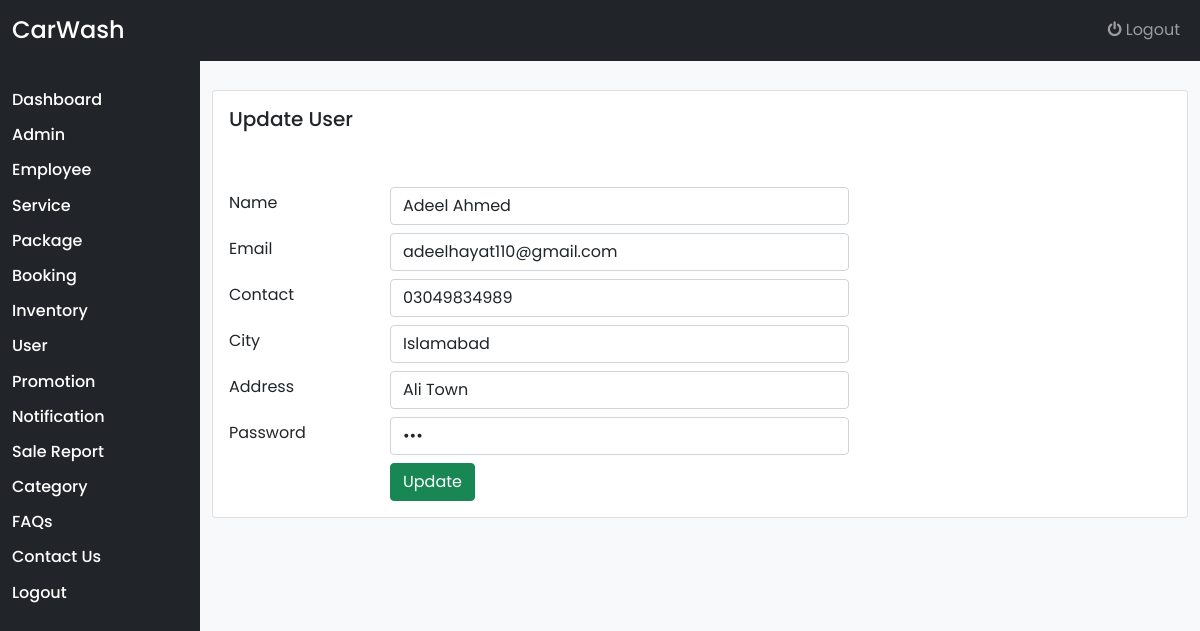
/admin/update_user.php?id=1 (signed in), run on an earlier commit of the app's database.
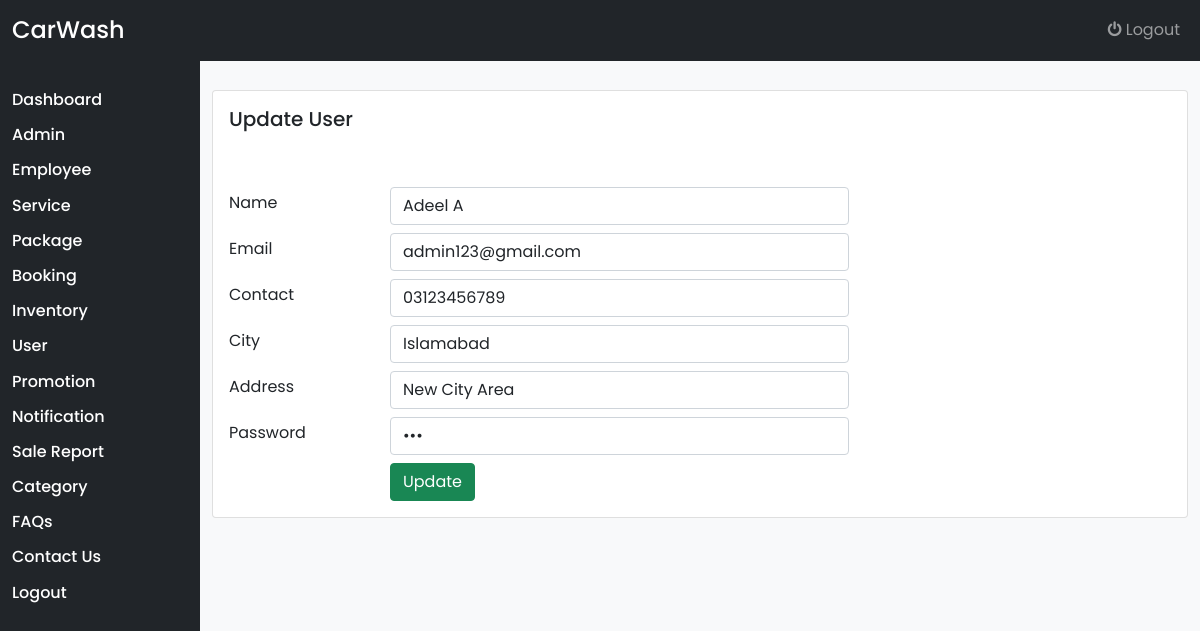
And on a later commit of the database.
### tables this page shows
CREATE TABLE `user` (
  `id` int(11) NOT NULL,
  `name` varchar(80) NOT NULL,
  `email` varchar(80) NOT NULL,
  `contact` varchar(80) NOT NULL,
  `password` varchar(80) NOT NULL,
  `city` varchar(80) NOT NULL,
  `address` varchar(80) NOT NULL,
  `image` varchar(80) NOT NULL
);

### admin/update_user.php (the view, shortened to what this page needs)
<?php
include_once "header.php";
?>
<div class="container-fluid">
<div class="row">
<?php
include_once "sidebar.php";
$id=$_REQUEST['id'];
$sql="select * from user where id='$id'";
$result=mysqli_query($con,$sql);
$row=mysqli_fetch_array($result);
?>
<div class="col-md-10 bg-light min-vh-100 pt-200">
<div class="card">
<div class="card-body">
<h5 class="pb-5">Update User</h5>
<form method="post">
<div class="form-group row">
  <label class="col-md-2 text-right pt-1">Name</label>
  <div class="col-md-6">
    <input type="text" name="name" value="<?php echo $row['name'];?>" required class="form-control mb-2">
  </div>
</div>
<div class="form-group row">
  <label class="col-md-2 text-right pt-1">Email</label>
  <div class="col-md-6">
    <input type="email" name="email" value="<?php echo $row['email'];?>" required class="form-control mb-2">
  </div>
</div>
<div class="form-group row">
  <label class="col-md-2 text-right pt-1">Contact</label>
  <div class="col-md-6">
    <input type="text" name="contact" value="<?php echo $row['contact'];?>" required class="form-control mb-2">
  </div>
</div>
<div class="form-group row">
  <label class="col-md-2 text-right pt-1">City</label>
  <div class="col-md-6">
    <input type="text" name="city" value="<?php echo $row['city'];?>" required class="form-control mb-2">
  </div>
</div>
<div class="form-group row">
  <label class="col-md-2 text-right pt-1">Address</label>
  <div class="col-md-6">
    <input type="text" name="address" value="<?php echo $row['address'];?>" required class="form-control mb-2">
  </div>
</div>
<div class="form-group row">
  <label class="col-md-2 text-right pt-1">Password</label>
  <div class="col-md-6">
    <input type="password" name="password" value="<?php echo $row['password'];?>" required class="form-control mb-2">
  </div>
</div>
<div class="form-group row">
  <label class="col-md-2 text-right pt-1"></label>
  <div class="col-md-6">
    <button type="submit" name="submit" class="btn btn-success">Update</button>
  </div>
</div>
</form>
</div>
</div>
</div>
</div>
</div>

What changed in the data, as far as the page shows it:
changed user "Islamabad": name "Adeel Ahmed" → "Adeel A"; email "adeelhayat110@gmail.com" → "admin123@gmail.com"; contact "03049834989" → "03123456789"; address "Ali Town" → "New City Area"
